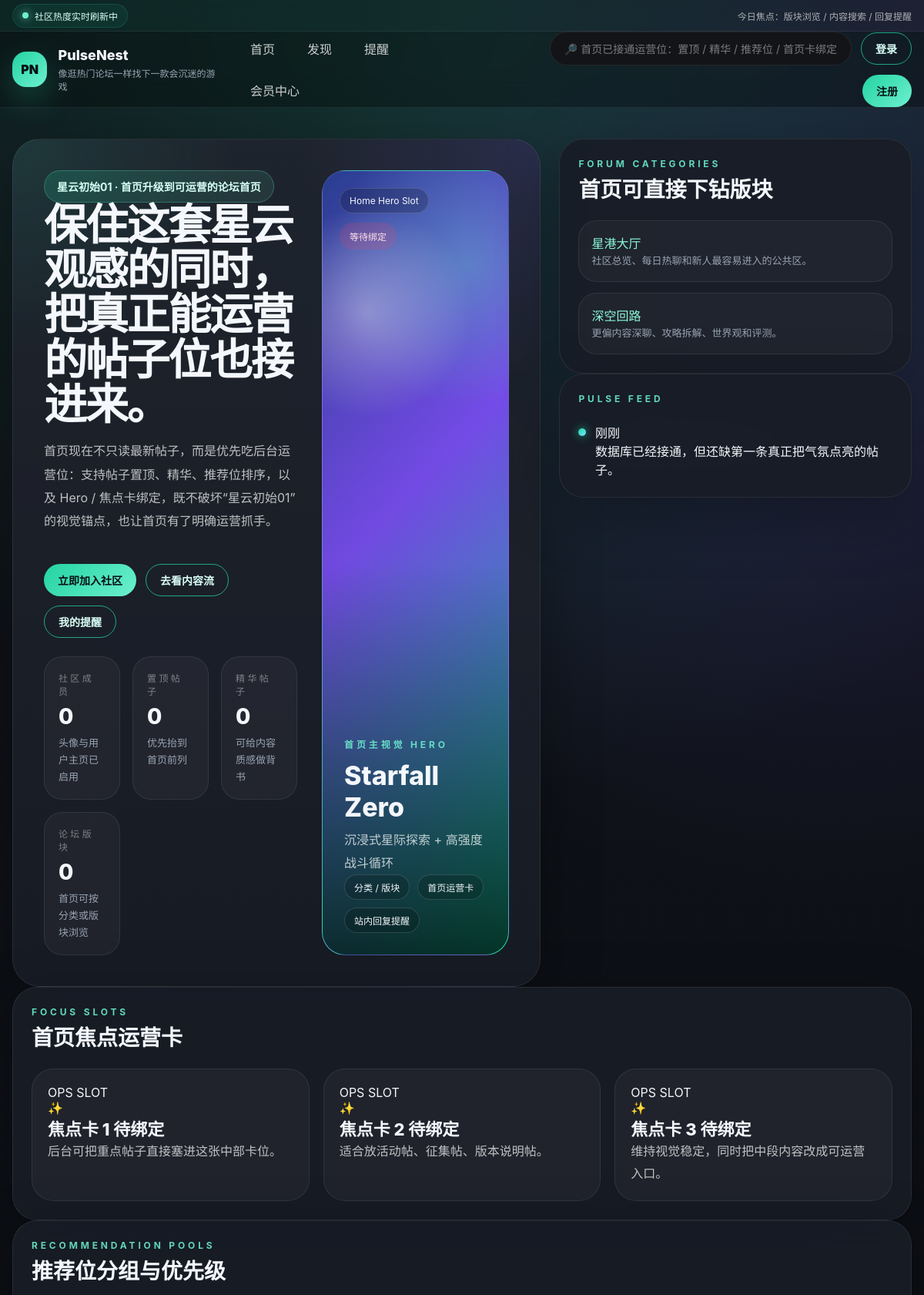
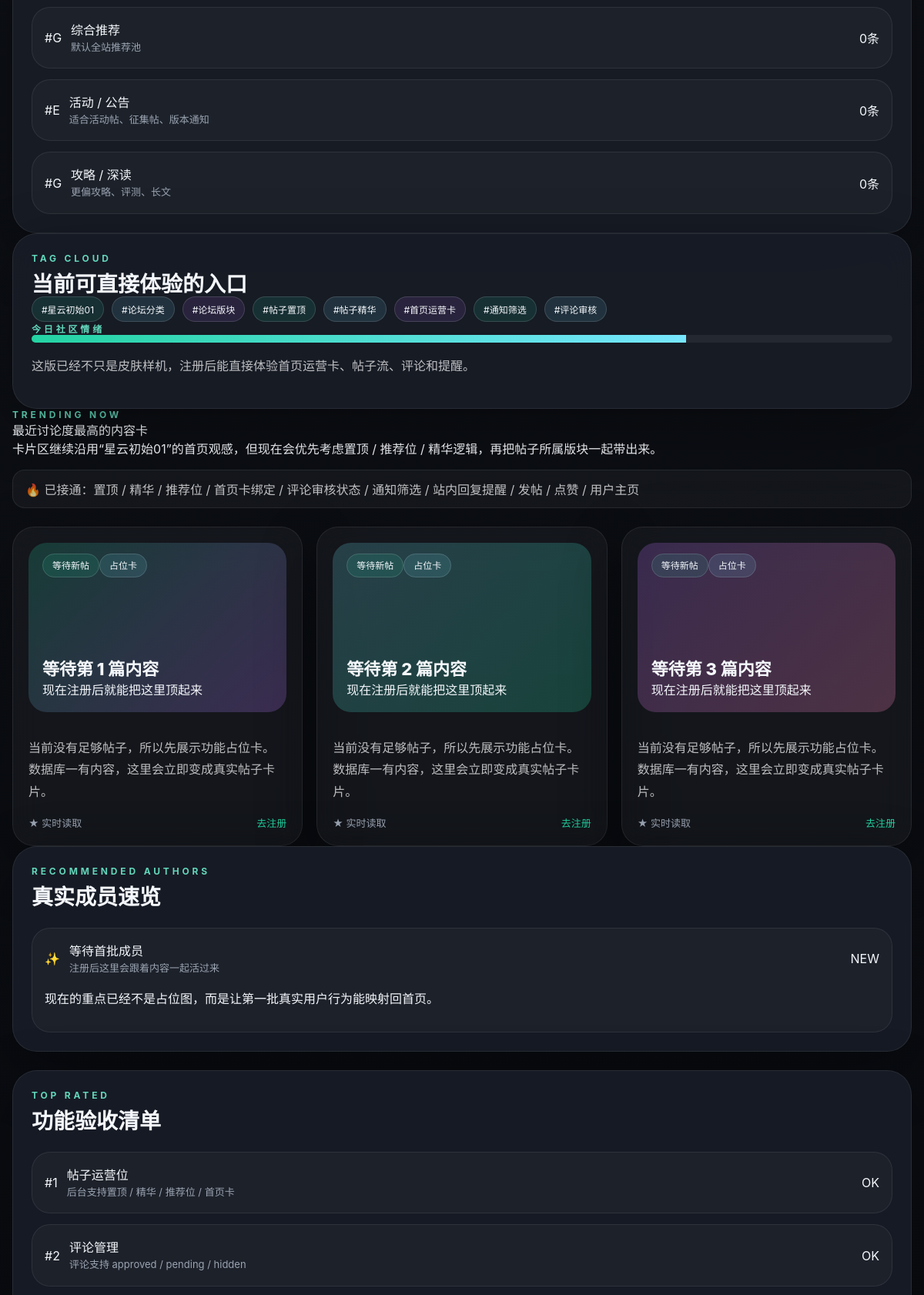
The page / (upper part) on the database its author committed (2 pictures, top to bottom).
### tables this page shows
CREATE TABLE IF NOT EXISTS forum_categories (
  id INT UNSIGNED NOT NULL AUTO_INCREMENT,
  name VARCHAR(80) NOT NULL,
  slug VARCHAR(80) NOT NULL,
  description VARCHAR(255) DEFAULT NULL,
  sort_order INT NOT NULL DEFAULT 0,
  created_at TIMESTAMP NULL DEFAULT CURRENT_TIMESTAMP,
  PRIMARY KEY (id),
  UNIQUE KEY uniq_forum_categories_slug (slug),
  KEY idx_forum_categories_sort (sort_order, id)
);

### index.php (the view, shortened to what the rows shown need)
<?php
require __DIR__ . '/layout.php';
$forum = fetch_forum_structure();
$homeCopy = home_copy_config();
    ?>
  <main class="shell home-page">
    <section class="hero-grid">
      <div class="glass hero-panel">
        <div class="hero-inner">
          <div class="hero-copy">
            <div>
              <h1><?= e($homeCopy['home.hero.title']) ?></h1>
            </div>
          </div>
        </div>
      </div>
      <div class="right-stack">
        <section class="glass section-card">
          <div class="category-stack">
            <?php foreach ($forum as $category): ?>
              <div class="category-card">
                <div class="author-row">
                  <div class="author-main">
                    <div class="author-name"><a class="inline-link" href="/posts.php?category=<?= e($category['slug']) ?>"><?= e($category['name']) ?></a></div>
                    <div class="meta"><?= e($category['description']) ?></div>
                  </div>
                </div>
              </div>
            <?php endforeach; ?>
          </div>
        </section>
      </div>
    </section>
  </main>

### rows shown on the page
forum_categories: name "星港大厅", description "社区总览、每日热聊和新人最容易进入的公共区。"
forum_categories: name "深空回路", description "更偏内容深聊、攻略拆解、世界观和评测。"

### other values the page prints
$headerStripText "今日焦点：版块浏览 / 内容搜索 / 回复提醒"
$searchText "🔎 首页已接通运营位：置顶 / 精华 / 推荐位 / 首页卡绑定"
$homeCopy['home.hero.eyebrow'] "星云初始01 · 首页升级到可运营的论坛首页"
$homeCopy['home.hero.title'] "保住这套星云观感的同时，把真正能运营的帖子位也接进来。"
$homeCopy['home.hero.body'] "首页现在不只读最新帖子，而是优先吃后台运营位：支持帖子置顶、精华、推荐位排序，以及 Hero / 焦点卡绑定，既不破坏“星云初始01”的视觉锚点，也让首页有了明确运营抓手。"
$userCount "0"
$stickyCount "0"
$featuredCount "0"
$boardCount "0"
$homeSlotDefs['hero']['label'] "首页主视觉 HERO"
$heroPost['title'] "Starfall Zero"
$heroPost ? excerpt($heroPost['content'], 56) : '沉浸式星际探索 + 高强度战斗循环' "沉浸式星际探索 + 高强度战斗循环"
$homeCopy['home.hero.tag_primary'] "首页运营卡"
$homeCopy['home.hero.tag_secondary'] "站内回复提醒"
$badgeText "OPS SLOT OPS SLOT OPS SLOT"
